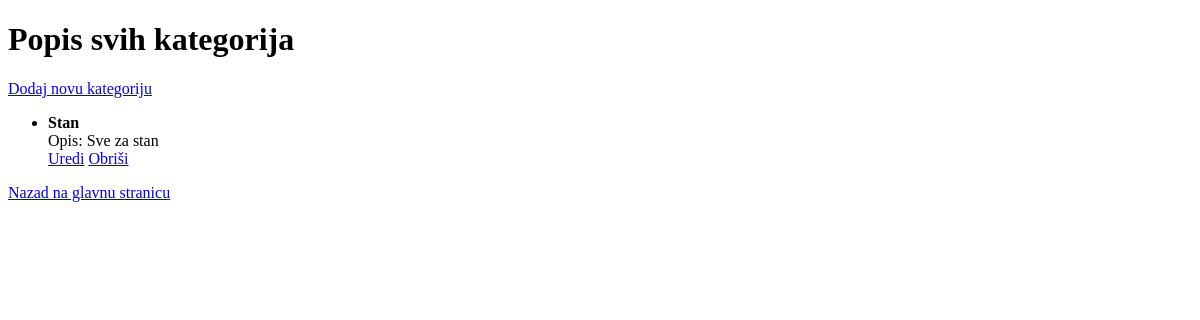
/main/kategorije/, run on an earlier commit of the app's database.
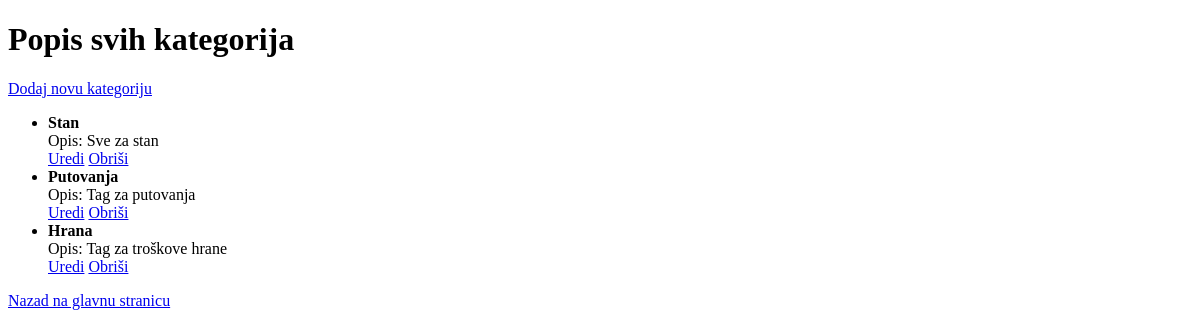
And on a later commit of the database.
### main/models.py (models this page shows, shortened)
class Tag(models.Model):
    naziv = models.CharField(max_length=50)
    budzeti = models.ManyToManyField(Budzet, blank=True, related_name='tagovi')
    prihodi = models.ManyToManyField(Prihod, blank=True, related_name='tagovi')
    rashodi = models.ManyToManyField(Rashod, blank=True, related_name='tagovi')
    opis = models.TextField(null=True, blank=True)

### main/views.py (the view)
# urls.py: path('kategorije/', TagList.as_view(), name='tag_list'),
class TagList(ListView):
    model = Tag
    template_name = 'main/tag_list.html'
    context_object_name = 'kategorije'
    def get_queryset(self):
        queryset = Tag.objects.all()
        naziv_filter = self.request.GET.get('naziv')
        if naziv_filter:
            queryset = queryset.filter(naziv__icontains=naziv_filter)
        return queryset

### main/templates/main/tag_list.html (shortened to what this page needs)
<!DOCTYPE html>
<html lang="hr">
<head>
</head>
<body>
    <h1>Popis svih kategorija</h1>
    <a href="{% url 'kategorija-create' %}">Dodaj novu kategoriju</a>
    <ul>
        {% for tag in kategorije %}
            <li>
                <strong>{{ tag.naziv }}</strong><br>
                Opis: {% if tag.opis %}{{ tag.opis }}{% else %}Nema opisa{% endif %}<br>
                <a href="{% url 'kategorija-update' tag.naziv %}">Uredi</a>
                <a href="{% url 'kategorija-delete' tag.naziv %}">Obriši</a>
            </li>
        {% endfor %}
    </ul>
    <a href="{% url 'korisnik' %}">Nazad na glavnu stranicu</a>
</body>
</html>

What changed in the data, as far as the page shows it:
added Tag: naziv "Putovanja", opis "Tag za putovanja"
added Tag: naziv "Hrana", opis "Tag za troškove hrane"
